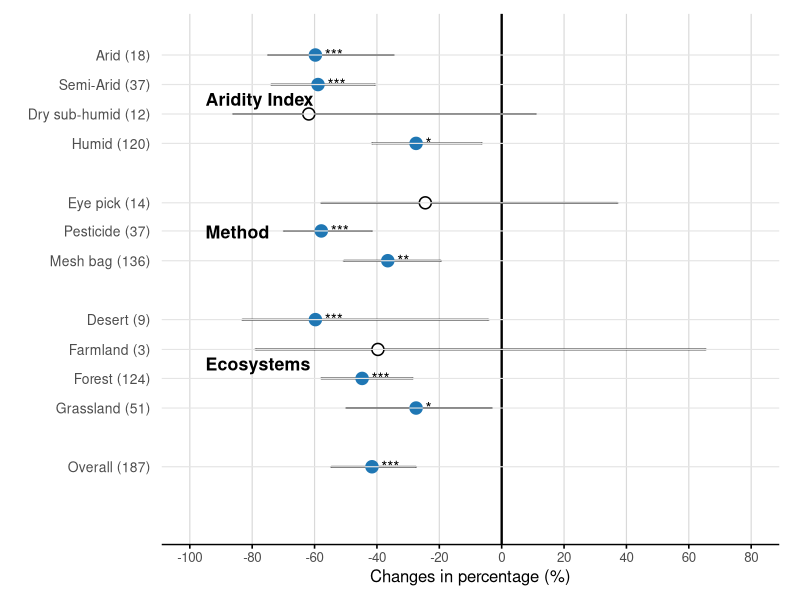
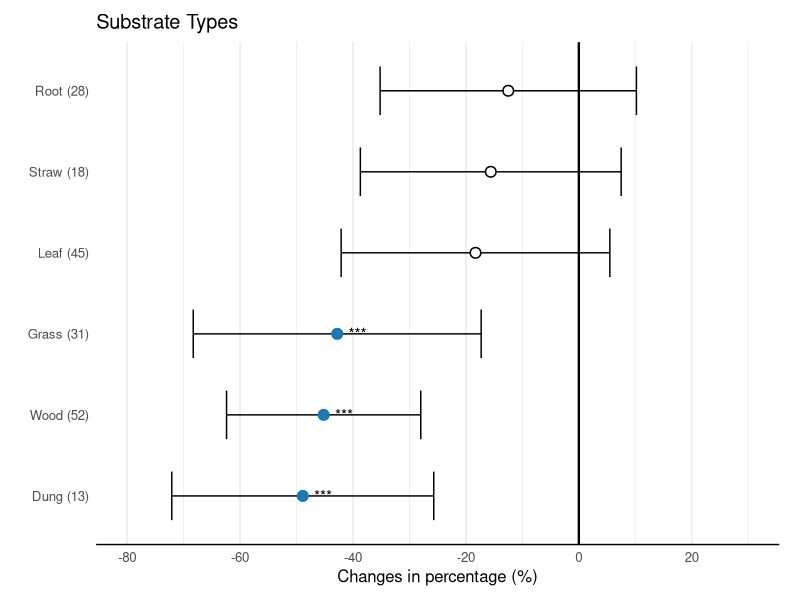
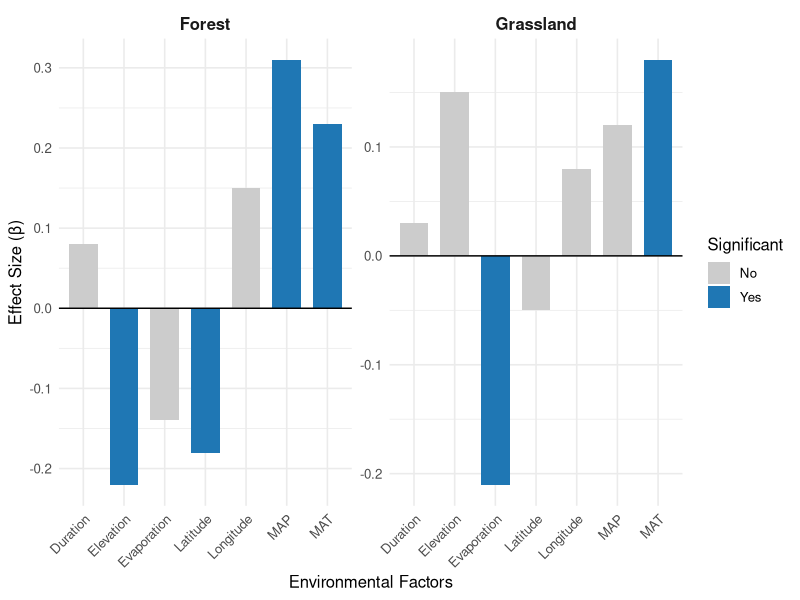

Generate these figures, in order, with R:
## ---- chunk 1
#| warning: false
#| fig-cap: "白蚁对凋落物分解影响的荟萃分析结果（图3a）"
library(ggplot2)
library(dplyr)

# 数据整理
df_data <- data.frame(
  subgroup = c("Overall", "Grassland", "Forest", "Farmland", "Desert",
               "Mesh bag", "Pesticide", "Eye pick",
               "Humid", "Dry sub-humid", "Semi-Arid", "Arid"),
  y_pos = c(374.4, 324.5, 299.34, 274.7, 249.36,
            199.3, 174.0, 150.1,
            99.6, 74.61, 49.6, 24.5),
  mean = c(-41.5856, -27.4461, -44.7512, -39.6863, -59.7349,
           -36.5207, -57.8355, -24.4916,
           -27.4461, -61.8452, -58.8907, -59.7349),
  lower = c(-54.66996, -49.81609, -57.83553, -78.93931, -83.16006,
            -50.66024, -69.86468, -57.83553,
            -41.58562, -86.11459, -73.87440, -74.92959),
  upper = c(-27.44608, -3.17674, -28.50127, 65.41055, -4.23193,
            -19.42665, -41.58562, 37.13148,
            -6.34230, 10.96280, -40.53043, -34.62137),
  N = c(187, 51, 124, 3, 9, 136, 37, 14, 120, 12, 37, 18),
  sig = c("***", "*", "***", "", "***", "**", "***", "", "*", "", "***", "***"),
  effect_type = c("negative", "negative", "negative", "non-signif", "negative",
                  "negative", "negative", "non-signif",
                  "negative", "non-signif", "negative", "negative")
)

df_data$label <- paste0(df_data$subgroup, " (", df_data$N, ")")
df_data <- df_data %>% arrange(desc(y_pos))

group_annotations <- data.frame(
  label = c("Ecosystems", "Method", "Aridity Index"),
  y = c(287, 175, 62),
  x = -95
)

p <- ggplot(df_data, aes(y = y_pos)) +
  geom_errorbarh(aes(xmin = lower, xmax = upper), height = 1.2, color = "black", linewidth = 0.6) +
  geom_point(aes(x = mean, fill = effect_type, color = effect_type), shape = 21, size = 3.5, stroke = 0.8) +
  geom_text(aes(x = mean + 3, label = sig), hjust = 0, vjust = 0.5, size = 4, color = "black") +
  geom_vline(xintercept = 0, linetype = "solid", color = "black", linewidth = 0.8) +
  geom_hline(yintercept = df_data$y_pos, color = "gray90", linewidth = 0.4) +
  annotate("text", x = group_annotations$x, y = group_annotations$y,
           label = group_annotations$label, hjust = 0, vjust = 0.5,
           fontface = "bold", size = 4.5, color = "black") +
  scale_y_reverse(breaks = df_data$y_pos, labels = df_data$label) +
  scale_x_continuous(breaks = seq(-100, 80, by = 20), limits = c(-100, 80)) +
  scale_fill_manual(values = c("negative" = "#1f77b4", "non-signif" = "white")) +
  scale_color_manual(values = c("negative" = "#1f77b4", "non-signif" = "black")) +
  labs(x = "Changes in percentage (%)", y = NULL) +
  theme_minimal(base_size = 12) +
  theme(panel.grid.major.x = element_line(color = "gray85", linewidth = 0.4),
        panel.grid.major.y = element_blank(), panel.grid.minor = element_blank(),
        axis.line.x = element_line(color = "black", linewidth = 0.5),
        axis.ticks.x = element_line(color = "black"),
        axis.text.y = element_text(size = 10, hjust = 1, margin = margin(r = 5)),
        plot.margin = margin(10, 15, 10, 20),
        panel.background = element_rect(fill = "white", color = NA)) +
  guides(fill = "none", color = "none") +
  coord_cartesian(xlim = c(-100, 80), ylim = c(420, 10), clip = "off")

print(p)
## ---- chunk 2
#| warning: false
#| fig-cap: "不同基质类型下白蚁对凋落物分解的影响（图3b）"
library(ggplot2)

df_substrate <- data.frame(
  subgroup = c("Root", "Leaf", "Wood", "Grass", "Straw", "Dung"),
  mean = c(-12.5, -18.3, -45.2, -42.8, -15.6, -48.9),
  lower = c(-35.2, -42.1, -62.4, -68.3, -38.7, -72.1),
  upper = c(10.2, 5.5, -28.0, -17.3, 7.5, -25.7),
  N = c(28, 45, 52, 31, 18, 13),
  sig = c("", "", "***", "***", "", "***"),
  effect_type = c("non-signif", "non-signif", "negative", "negative", "non-signif", "negative")
)

df_substrate$label <- paste0(df_substrate$subgroup, " (", df_substrate$N, ")")

p2 <- ggplot(df_substrate, aes(y = reorder(label, mean))) +
  geom_errorbarh(aes(xmin = lower, xmax = upper), height = 0.6, color = "black", linewidth = 0.5) +
  geom_point(aes(x = mean, fill = effect_type, color = effect_type), shape = 21, size = 3, stroke = 0.8) +
  geom_text(aes(x = mean + 2, label = sig), hjust = 0, vjust = 0.5, size = 4) +
  geom_vline(xintercept = 0, linetype = "solid", color = "black", linewidth = 0.8) +
  scale_x_continuous(breaks = seq(-80, 20, by = 20), limits = c(-80, 30)) +
  scale_fill_manual(values = c("negative" = "#1f77b4", "non-signif" = "white")) +
  scale_color_manual(values = c("negative" = "#1f77b4", "non-signif" = "black")) +
  labs(x = "Changes in percentage (%)", y = NULL, title = "Substrate Types") +
  theme_minimal(base_size = 12) +
  theme(panel.grid.major.y = element_blank(),
        axis.line.x = element_line(color = "black", linewidth = 0.5),
        plot.margin = margin(10, 15, 10, 20)) +
  guides(fill = "none", color = "none")

print(p2)
## ---- chunk 3
#| warning: false
#| fig-cap: "气候与地理因子对白蚁效应的调节作用（图4）"
library(ggplot2)
library(dplyr)

# 图4数据
factors <- c("MAT", "MAP", "Latitude", "Longitude", "Elevation", "Evaporation", "Duration")
ecosystems <- c("Forest", "Grassland")

# Forest ecosystem effects
forest_effects <- data.frame(
  factor = factors,
  ecosystem = "Forest",
  estimate = c(0.23, 0.31, -0.18, 0.15, -0.22, -0.14, 0.08),
  p_value = c(0.02, 0.001, 0.04, 0.08, 0.01, 0.12, 0.45),
  significant = c("Yes", "Yes", "Yes", "No", "Yes", "No", "No")
)

# Grassland ecosystem effects
grassland_effects <- data.frame(
  factor = factors,
  ecosystem = "Grassland",
  estimate = c(0.18, 0.12, -0.05, 0.08, 0.15, -0.21, 0.03),
  p_value = c(0.05, 0.15, 0.62, 0.42, 0.08, 0.03, 0.82),
  significant = c("Yes", "No", "No", "No", "No", "Yes", "No")
)

all_effects <- rbind(forest_effects, grassland_effects)

p3 <- ggplot(all_effects, aes(x = factor, y = estimate, fill = significant)) +
  geom_bar(stat = "identity", position = position_dodge(), width = 0.7) +
  geom_hline(yintercept = 0, linetype = "solid", color = "black") +
  facet_wrap(~ ecosystem, scales = "free_y") +
  scale_fill_manual(values = c("Yes" = "#1f77b4", "No" = "gray80")) +
  labs(x = "Environmental Factors", y = "Effect Size (β)", fill = "Significant") +
  theme_minimal(base_size = 12) +
  theme(axis.text.x = element_text(angle = 45, hjust = 1),
        strip.text = element_text(face = "bold", size = 12))

print(p3)
